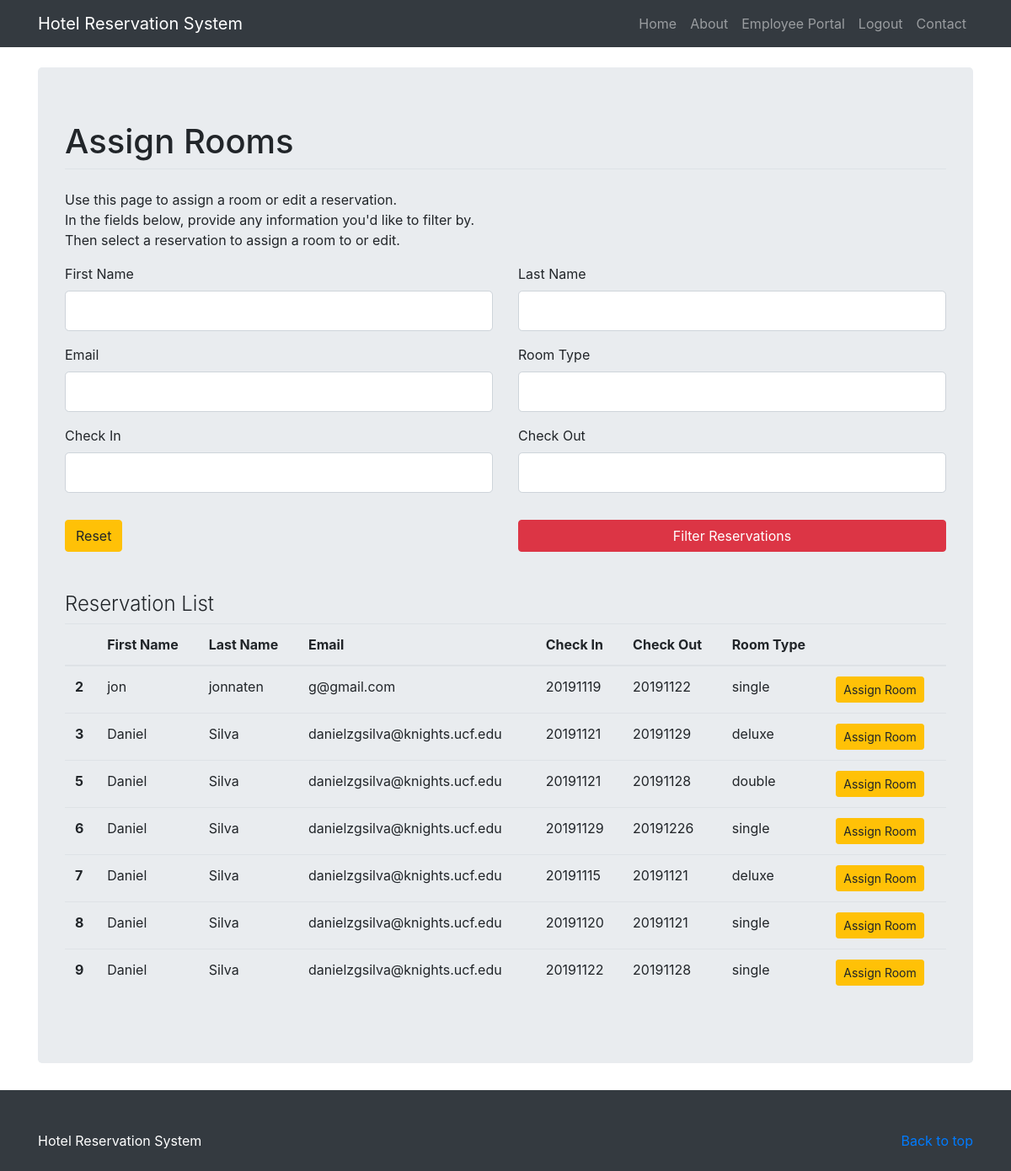
The app's page /assign_room (signed in), older data.
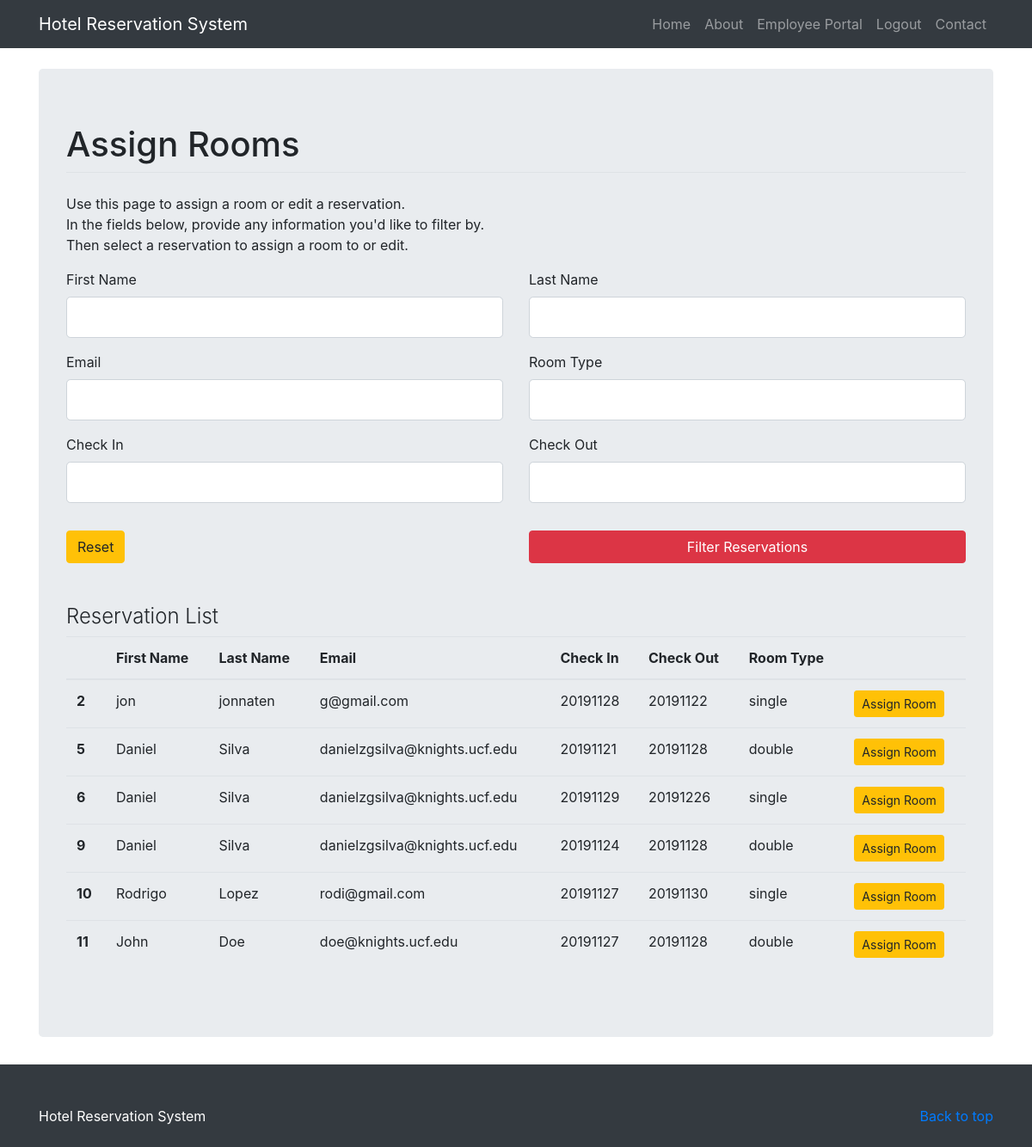
The same page, newer data.
### hotel_system/models.py (models this page shows, shortened)
class Reservation(db.Model):
    id = db.Column(db.Integer, primary_key=True)
    first_name = db.Column(db.String(120), nullable=False)
    last_name = db.Column(db.String(120), nullable=False)
    email = db.Column(db.String(120), nullable=False)
    phone = db.Column(db.String(12), nullable = False)
    date_created = db.Column(db.DateTime, nullable = False, default = datetime.utcnow)
    credit_card = db.Column(db.String(20), nullable = False)
    check_in = db.Column(db.Integer, nullable=False)
    check_out = db.Column(db.Integer, nullable=False)
    tv = db.Column(db.Boolean, nullable = False, default = False)
    wifi = db.Column(db.Boolean, nullable = False, default = False)
    pool = db.Column(db.Boolean, nullable = False, default = False)
    room_type = db.Column(db.String(6), nullable = False)
    room_num = db.Column(db.Integer)

### hotel_system/routes.py (the view, shortened to what this page needs)
@app.route('/assign_room', methods = ['GET', 'POST'])
def assign_room():
    if not check_for_admin(current_user.admin_flag):
        flash(f'You must be an admin to access this page!','danger')
        return redirect(url_for('employee_portal'))
    form = ViewReservationsForm()
    reservations = Reservation.query.all()
    return render_template('assign_room.html', title="Assign Room", form=form, reservations=reservations)

### hotel_system/forms.py (shortened to what this page needs)
class ViewReservationsForm(FlaskForm):
    first_name = StringField('First Name')
    last_name = StringField('Last Name')
    email = StringField('Email', validators=[Email(), Optional()])
    room_type = StringField('Room Type')
    check_in = IntegerField('Check In', validators=[Optional()])
    check_out = IntegerField('Check Out', validators=[Optional()])
    submit = SubmitField('Filter Reservations')

### hotel_system/models.py (called while the page is built)
@login_manager.user_loader
def load_employee(employee_id):
    return Employee.query.get(int(employee_id))

### hotel_system/routes.py (called while the page is built)
def check_for_admin(admin_flag):
    if admin_flag == False:
        return False
    else:
        return True

### hotel_system/templates/assign_room.html (shortened to what the changed rows need)
{% extends "layout.html" %}
{% block content %}
<body>
    <main role="main">
        <div class="container"><br>
             <div class="jumbotron center">
         		<form action="" method="POST">
         			<fieldset class="form-group">
                <legend class ="border-bottom mb-4"><h1>Assign Rooms</h1></legend>
         			</fieldset>
         		</form><br><br>
                <table class="table table-hover">
                      <thead>
                        <tr>
                          <th scope="col"></th>
                          <th scope="col">First Name</th>
                          <th scope="col">Last Name</th>
                          <th scope="col">Email</th>
                          <th scope="col">Check In</th>
                          <th scope="col">Check Out</th>
                          <th scope="col">Room Type</th>
                          <th scope="col"></th>
                        </tr>
                      </thead>
                      <tbody>
                      {% for res in reservations %}
                        <tr>
                          <th scope="row">{{ res.id }}</th>
                          <td>{{ res.first_name }}</td>
                          <td>{{ res.last_name }}</td>
                          <td>{{ res.email }}</td>
                          <td>{{ res.check_in }}</td>
                          <td>{{ res.check_out }}</td>
                          <td>{{ res.room_type }}</td>
                          <td><a href="{{ url_for('assign_room_helper', id=res.id) }}" class="btn btn-sm btn-rounded btn-warning">Assign Room</a></td>
                        </tr>
                      {% endfor %}
                      </tbody>
                </table>
         	</div>
        </div>
    </main>
</body>
{% endblock %}

Row changes from the older to the newer data that the page shows:
removed Reservation: id "3", first_name "Daniel", last_name "Silva", email "danielzgsilva@knights.ucf.edu", check_in "20191121", check_out "20191129", room_type "deluxe"
removed Reservation: id "7", first_name "Daniel", last_name "Silva", email "danielzgsilva@knights.ucf.edu", check_in "20191115", check_out "20191121", room_type "deluxe"
removed Reservation: id "8", first_name "Daniel", last_name "Silva", email "danielzgsilva@knights.ucf.edu", check_in "20191120", check_out "20191121", room_type "single"
changed Reservation "jon": check_in "20191119" → "20191128"
changed Reservation id 9: check_in "20191122" → "20191124"; room_type "single" → "double"
added Reservation: id "10", first_name "Rodrigo", last_name "Lopez", email "rodi@gmail.com", check_in "20191127", check_out "20191130", room_type "single"
added Reservation: id "11", first_name "John", last_name "Doe", email "doe@knights.ucf.edu", check_in "20191127", check_out "20191128", room_type "double"
